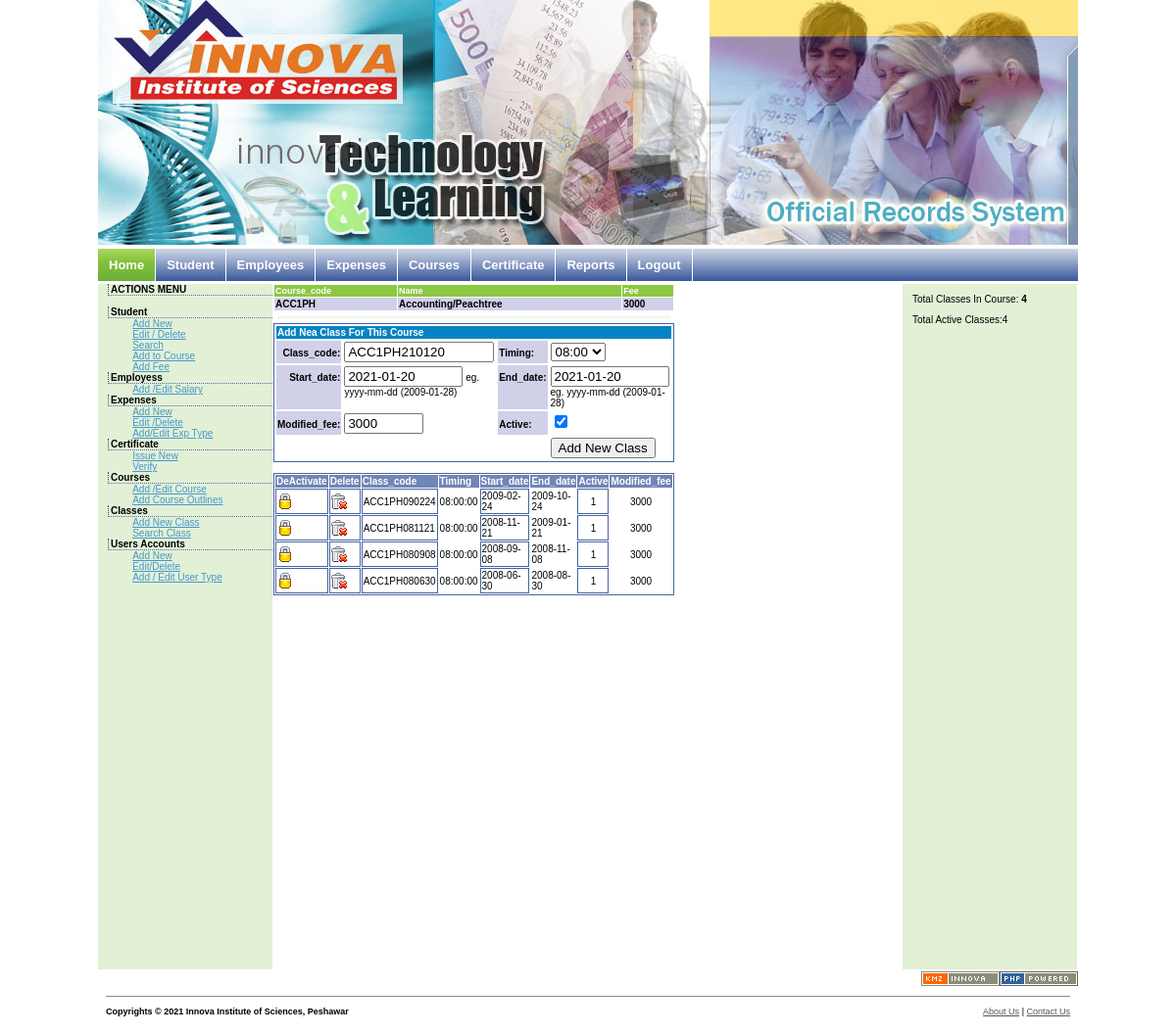
Screenshot of /addnewclass2.php?course_code=ACC1PH with the database file from the repository.
### tables this page shows
CREATE TABLE IF NOT EXISTS `courses` (
  `course_code` varchar(10) NOT NULL default '',
  `name` varchar(100) default NULL,
  `fee` int(5) default NULL,
  PRIMARY KEY  (`course_code`)
);

CREATE TABLE IF NOT EXISTS `classes` (
  `class_code` varchar(20) NOT NULL default '',
  `timing` time default NULL,
  `course_code` varchar(15) default NULL,
  `start_date` date default NULL,
  `end_date` date default NULL,
  `active` int(1) default NULL,
  `modified_fee` int(11) default NULL,
  PRIMARY KEY  (`class_code`)
);

### addnewclass2.php (the view, shortened to what this page needs)
<?php require_once('Connections/conn.php'); ?>
<?php
if (!function_exists("GetSQLValueString")) {
function GetSQLValueString($theValue, $theType, $theDefinedValue = "", $theNotDefinedValue = "")
{
  $theValue = get_magic_quotes_gpc() ? stripslashes($theValue) : $theValue;
  $theValue = function_exists("mysql_real_escape_string") ? mysql_real_escape_string($theValue) : mysql_escape_string($theValue);
  switch ($theType) {
    case "text":
      $theValue = ($theValue != "") ? "'" . $theValue . "'" : "NULL";
      break;
  }
  return $theValue;
}
}
$editFormAction = $_SERVER['PHP_SELF'];
$colname_RS_getCourse = "-1";
if (isset($_GET['course_code'])) {
  $colname_RS_getCourse = $_GET['course_code'];
}
$query_RS_getCourse = sprintf("SELECT * FROM courses WHERE course_code = %s", GetSQLValueString($colname_RS_getCourse, "text"));
$RS_getCourse = mysql_query($query_RS_getCourse, $conn) or die(mysql_error());
$row_RS_getCourse = mysql_fetch_assoc($RS_getCourse);
$maxRows_RS_getClasses = 20;
$pageNum_RS_getClasses = 0;
$startRow_RS_getClasses = $pageNum_RS_getClasses * $maxRows_RS_getClasses;
$colname_RS_getClasses = "-1";
if (isset($_GET['course_code'])) {
  $colname_RS_getClasses = $_GET['course_code'];
}
$query_RS_getClasses = sprintf("SELECT * FROM classes WHERE course_code = %s ORDER BY end_date DESC", GetSQLValueString($colname_RS_getClasses, "text"));
$query_limit_RS_getClasses = sprintf("%s LIMIT %d, %d", $query_RS_getClasses, $startRow_RS_getClasses, $maxRows_RS_getClasses);
$RS_getClasses = mysql_query($query_limit_RS_getClasses, $conn) or die(mysql_error());
$row_RS_getClasses = mysql_fetch_assoc($RS_getClasses);
if (isset($_GET['totalRows_RS_getClasses'])) {
  $totalRows_RS_getClasses = $_GET['totalRows_RS_getClasses'];
} else {
  $all_RS_getClasses = mysql_query($query_RS_getClasses);
  $totalRows_RS_getClasses = mysql_num_rows($all_RS_getClasses);
}
$totalPages_RS_getClasses = ceil($totalRows_RS_getClasses/$maxRows_RS_getClasses)-1;
$colname_RS_CountAlCourseClass = $_GET['course_code'];
$query_RS_CountAlCourseClass = sprintf("SELECT COUNT(*) AS TotalClasses FROM classes WHERE course_code = %s ORDER BY end_date DESC", GetSQLValueString($colname_RS_CountAlCourseClass, "text"));
$RS_CountAlCourseClass = mysql_query($query_RS_CountAlCourseClass, $conn) or die(mysql_error());
$row_RS_CountAlCourseClass = mysql_fetch_assoc($RS_CountAlCourseClass);
$colname_RS_TotalActiveClasses = "-1";
if (isset($_GET['course_code'])) {
  $colname_RS_TotalActiveClasses = $_GET['course_code'];
}
$query_RS_TotalActiveClasses = sprintf("SELECT COUNT(*) AS TotalActiveClasses FROM classes WHERE course_code = %s AND classes.active=1 ORDER BY end_date DESC", GetSQLValueString($colname_RS_TotalActiveClasses, "text"));
$RS_TotalActiveClasses = mysql_query($query_RS_TotalActiveClasses, $conn) or die(mysql_error());
$row_RS_TotalActiveClasses = mysql_fetch_assoc($RS_TotalActiveClasses);
?><!DOCTYPE html PUBLIC "-//W3C//DTD XHTML 1.0 Transitional//EN" "http://www.w3.org/TR/xhtml1/DTD/xhtml1-transitional.dtd">
<html xmlns="http://www.w3.org/1999/xhtml"><head>
	<link rel="stylesheet" type="text/css" href="gnpcss.css" media="screen" />
</head>
<body>
<div align="center">
  <table border="0" cellpadding="0" cellspacing="0" width="1000">
    <tbody><tr>
      <td class="PageTopHeader" align="left" height="180" valign="middle" width="1000"><img src="images/header_logo.jpg" width="1000" height="250" /></td>
    </tr>
    <tr>
      <td align="left" height="40" valign="middle" width="1000"><?php
				require("top_menu.php");
				?>        <br style="clear: left;" /></td>
    </tr>
    <tr>
      <td><table border="0" cellpadding="0" cellspacing="0" width="1000">
          <tbody><tr>
            <td width="179" height="653" align="left" valign="top"><?php
				require("left_menu.php");
				?>
						</td>
            <td align="left" valign="top" width="652"><table border="0" cellpadding="0" cellspacing="0" width="232">
                <tbody><tr>
                  <td align="left" valign="top" width="232">
<table width="100%" border="0" cellpadding="1" cellspacing="1">
                      <tr>
                        <td class="tabledatakizmo">course_code</td>
                        <td class="tabledatakizmo">name</td>
                        <td class="tabledatakizmo">fee</td>
                      </tr>
                        <tr class="tablerowzorkif">
                          <td><?php echo $row_RS_getCourse['course_code']; ?></td>
                          <td><?php echo $row_RS_getCourse['name']; ?></td>
                          <td><?php echo $row_RS_getCourse['fee']; ?></td>
                        </tr>
                    </table>
                    <div class="MarginStyle1" align="justify">
                      <div class="text" align="justify">                      </div>
                    </div></td>
                  </tr>
                  <tr>
                    <td align="left" valign="top"><form action="<?php echo $editFormAction; ?>" method="POST" name="form1" id="form1">
                      <table width="100%" align="center" class="small_borders">
                        <tr valign="baseline">
                          <td colspan="4" align="right" nowrap="nowrap" class="headerkizmo"><div align="left">Add Nea Class for This course</div></td>
                          </tr>
                        <tr valign="baseline">
                          <td align="right" nowrap="nowrap" class="tablerowzorkif">Class_code:</td>
                          <td><input type="text" name="class_code" value="<?php
							echo $_GET['course_code'].date(ymd)
							 ?>" size="16" /></td>
                          <td class="tablerowzorkif">Timing:</td>
                          <td><select name="timing">
                            <?php
							   for ($H=8;$H<20;$H++){
							   	for($M=0;$M<=59;$M=$M+15) {
								if ($H<10)
										$Hour="0".$H;
								else
									$Hour=$H;
								if($M<10)
								$Minute="0".$M;
								else
								$Minute=$M;
							   echo " <option value=\"$Hour:$Minute:00\" >$Hour:$Minute</option>";
							     }
							   }
							   ?>
                          </select></td>
                        </tr>
                        <tr valign="baseline">
                          <td align="right" nowrap="nowrap" class="tablerowzorkif">Start_date:</td>
                          <td><input type="text" name="start_date" value="<?php  echo date('Y-m-d'); ?>" size="12" />
eg. yyyy-mm-dd (2009-01-28)</td>
                          <td class="tablerowzorkif">End_date:</td>
                          <td><input type="text" name="end_date" value="<?php  echo date('Y-m-d'); ?>" size="12" />
                          eg. yyyy-mm-dd (2009-01-28)</td>
                        </tr>
                        <tr valign="baseline">
                          <td align="right" nowrap="nowrap" class="tablerowzorkif">Modified_fee:</td>
                          <td><input type="text" name="modified_fee" value="<?php echo $row_RS_getCourse['fee']; ?>" size="7" /></td>
                          <td class="tablerowzorkif">Active:</td>
                          <td><input type="checkbox" name="active" value="" checked="checked" /></td>
                        </tr>
                        <tr valign="baseline">
                          <td nowrap="nowrap" align="right"><input type="hidden" name="course_code" value="<?php echo $_GET['course_code'];?>" size="32" /></td>
                          <td>&nbsp;</td>
                          <td>&nbsp;</td>
                          <td><input type="submit" value="Add New Class" /></td>
                        </tr>
                      </table>
                    </form></td>
                    </tr>
                  <tr class="small_borders">
                    <td align="left" valign="top">&nbsp;
                      <?php if ($totalRows_RS_getClasses > 0) {  ?>
                        <table width="100%" border="0" cellpadding="1" cellspacing="1" class="small_borders">
                          <tr class="headerzorkif">
                            <td>DeActivate</td>
                            <td>Delete</td>
                            <td>class_code</td>
                            <td>timing</td>
                            <td>start_date</td>
                            <td>end_date</td>
                            <td>active</td>
                            <td>modified_fee</td>
                          </tr>
                          <?php do { ?>
                            <tr>
                              <td class="small_borders"><a href="<?php echo $currenntPage."?action=deactivate&course_code=".$row_RS_getClasses['course_code']."&class_code=".$row_RS_getClasses['class_code']; ?>"><img src="images/icons/lock1.gif" width="16" height="16" /></a></td>
                              <td class="small_borders"><a href="<?php echo $currenntPage."?action=delete&course_code=".$row_RS_getClasses['course_code']."&class_code=".$row_RS_getClasses['class_code']; ?>"><img src="images/icons/b_drop1.gif" width="16" height="16" /></a></td>
                              <td class="small_borders"><?php echo $row_RS_getClasses['class_code']; ?></td>
                              <td><div align="center"><?php echo $row_RS_getClasses['timing']; ?></div></td>
                              <td class="small_borders"><?php echo $row_RS_getClasses['start_date']; ?></td>
                              <td><?php echo $row_RS_getClasses['end_date']; ?></td>
                              <td class="small_borders"><div align="center"><?php echo $row_RS_getClasses['active']; ?></div></td>
                              <td><div align="center"><?php echo $row_RS_getClasses['modified_fee']; ?></div></td>
                            </tr>
                            <?php } while ($row_RS_getClasses = mysql_fetch_assoc($RS_getClasses)); ?>
                        </table>
                        <?php }  ?>
</td>
                    </tr>
                  <tr>
                    <td align="left" valign="top">&nbsp;
<table border="0">
                        <tr>
                          <td><?php if ($pageNum_RS_getClasses > 0) {  ?>
                              <?php }  ?>                          </td>
                          <td><?php if ($pageNum_RS_getClasses > 0) {  ?>
                              <?php }  ?>                          </td>
                          <td><?php if ($pageNum_RS_getClasses < $totalPages_RS_getClasses) {  ?>
                              <?php }  ?>                          </td>
                          <td><?php if ($pageNum_RS_getClasses < $totalPages_RS_getClasses) {  ?>
                              <?php }  ?>                          </td>
                        </tr>
                      </table></td>
                    </tr>
                  <tr>
                    <td align="left" valign="top">&nbsp;</td>
                    </tr>
              </tbody></table>            </td>
            <td align="left" valign="top" width="179"><div id="leftbar">
              <div id="searchBox">
                <p>Total Classes In Course: <strong><?php echo $row_RS_CountAlCourseClass['TotalClasses']; ?></strong></p>
                Total Active Classes:<?php echo $row_RS_TotalActiveClasses['TotalActiveClasses']; ?></div>
              </div>              </td>
          </tr>
        </tbody></table></td>
    </tr>
    <tr>
      <td align="right" height="19"><img src="images/kmz_innova.gif" width="80" height="15" /><img src="images/php.gif" alt="PHP|Powered" height="15" width="80" /></td>
    </tr>
    <tr>
      <td><?php
				require("footer.php");
				?></td>
    </tr>
  </tbody></table>
</div>
</body>
</html>

### gnpcss.css (style rules this page uses)
#leftbar { background: #E2F0D6; float: left; width: 178px; padding: 0px; height: 700px; }
#searchBox { border-left: 10px solid #E2F0D6; border-bottom: 5px solid #E2F0D6; width: 168px; font-size: 10px; color: #000000; height: auto; }
body { margin: 0; padding: 0; text-align: center; min-width: 1000px; font-size: 10px; font-family: Verdana, Arial, Helvetica, sans-serif; list-style-image: url(images/icons/bullet_arrow.png); background-repeat: no-repeat; background-color: #FFFFFF; }
a, a:link, a:visited { color: #4498CE; text-decoration: underline; }
.headerkizmo { font-family: Verdana, Arial, Helvetica, sans-serif; font-size: 10px; font-style: normal; font-weight: bold; color: #FFFFFF; text-transform: capitalize; background-color: #0583C6; }
.headerzorkif { font-family: Verdana, Arial, Helvetica, sans-serif; font-size: 10px; font-style: normal; font-weight: bold; color: #FFFFFF; text-transform: capitalize; background-color: #6F86B6; }
.tablerowzorkif { font-family: Verdana, Arial, Helvetica, sans-serif; font-size: 10px; font-style: normal; font-weight: bold; color: #000000; text-transform: capitalize; background-color: #D0D0E8; }
.tabledatakizmo { font-family: Verdana, Arial, Helvetica, sans-serif; font-size: 9px; font-style: normal; font-weight: bold; color: #FFFFFF; text-transform: capitalize; background-color: #8CC742; }
.text { font-family: Verdana, Arial, Helvetica, sans-serif; font-size: 10px; margin: 5px; border: thin dotted #E2F0D6; }
img { border:0 }
.small_borders { border: 1px solid #4664A1; }

### rows the page displays
courses: course_code "ACC1PH", name "Accounting/Peachtree", fee "3000", modified_fee "3000"
classes: class_code "ACC1PH090224", timing "08:00:00", start_date "2009-02-24", end_date "2009-10-24", active "1", modified_fee "3000"
classes: class_code "ACC1PH081121", timing "08:00:00", start_date "2008-11-21", end_date "2009-01-21", active "1", modified_fee "3000"
classes: class_code "ACC1PH080908", timing "08:00:00", start_date "2008-09-08", end_date "2008-11-08", active "1", modified_fee "3000"
classes: class_code "ACC1PH080630", timing "08:00:00", start_date "2008-06-30", end_date "2008-08-30", active "1", modified_fee "3000"

### other values shown
$row_RS_CountAlCourseClass['TotalClasses'] "4"
$row_RS_TotalActiveClasses['TotalActiveClasses'] "4"
form field timing "08:00"
